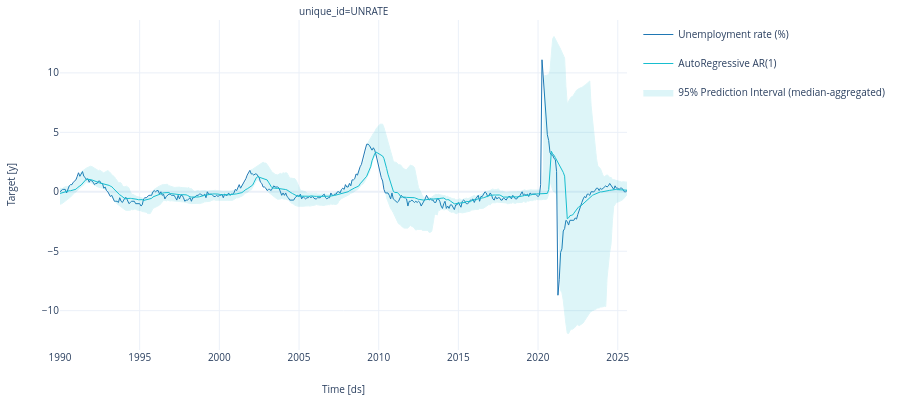

This figure's notebook cell:
### Markdown cell above
## Comparaison des données de test et de prévision

### Code cell
import pandas as pd
from utilsforecast.plotting import plot_series

# =========================
# 0) Base: df_pred_long_1990 (date,true,pred,lo,hi,method)
# =========================
df_std = df_pred_long_1990.copy()
df_std["date"] = pd.to_datetime(df_std["date"], errors="coerce")

# =========================
# 1) DEDOUBLONNER : 1 ligne par (date, method)
#    -> médiane sur pred/lo/hi, true prend la 1ère (identique normalement)
# =========================
df_dedup = (
    df_std
    .groupby(["date", "method"], as_index=False)
    .agg(
        true=("true", "first"),
        pred=("pred", "median"),
        lo=("lo", "median"),
        hi=("hi", "median"),
    )
    .sort_values(["date", "method"])
    .reset_index(drop=True)
)

# Check
dup = df_dedup.duplicated(subset=["date", "method"]).sum()
print("Doublons après agg =", dup)

# =========================
# 2) Passer en WIDE (une ligne par date)
# =========================
df_true = (
    df_dedup[["date", "true"]]
    .drop_duplicates("date")
    .rename(columns={"true": "y_obs"})
)

pred_w = df_dedup.pivot(index="date", columns="method", values="pred").reset_index()
lo_w   = df_dedup.pivot(index="date", columns="method", values="lo").reset_index()
hi_w   = df_dedup.pivot(index="date", columns="method", values="hi").reset_index()

# Renommer colonnes (méthode -> y_hat_xxx / lo / hi)
for m in [c for c in pred_w.columns if c != "date"]:
    pred_w = pred_w.rename(columns={m: f"y_hat_{m}"})
for m in [c for c in lo_w.columns if c != "date"]:
    lo_w = lo_w.rename(columns={m: f"y_hat_{m}_lo_95"})
for m in [c for c in hi_w.columns if c != "date"]:
    hi_w = hi_w.rename(columns={m: f"y_hat_{m}_hi_95"})

df_ar_forecasts = (
    df_true
    .merge(pred_w, on="date", how="inner")
    .merge(lo_w,   on="date", how="left")
    .merge(hi_w,   on="date", how="left")
    .assign(series_id="UNRATE")
    .sort_values("date")
    .reset_index(drop=True)
)

# =========================
# 3) df_obs + df_fcst (format utilsforecast)
# =========================
df_obs = (
    df_ar_forecasts
    .rename(columns={"series_id": "unique_id", "date": "ds", "y_obs": "y"})
    [["unique_id", "ds", "y"]]
)

methods = sorted(df_dedup["method"].unique().tolist())  # ex: ["AR1"]
rename_map = {"series_id": "unique_id", "date": "ds"}

fcst_cols = ["unique_id", "ds"]
for m in methods:
    rename_map[f"y_hat_{m}"] = m
    rename_map[f"y_hat_{m}_lo_95"] = f"{m}-lo-95"
    rename_map[f"y_hat_{m}_hi_95"] = f"{m}-hi-95"
    fcst_cols += [m, f"{m}-lo-95", f"{m}-hi-95"]

df_fcst = (
    df_ar_forecasts
    .rename(columns=rename_map)
    [fcst_cols]
)

# =========================
# 4) Plot + renommage légende
# =========================
fig = plot_series(
    df=df_obs,
    forecasts_df=df_fcst,
    level=[95],
    engine="plotly",
).update_layout(height=400)

for trace in fig.data:
    n = (trace.name or "")
    nl = n.lower()

    if n == "y":
        trace.name = "Unemployment rate (%)"
    elif n in methods:
        trace.name = "AutoRegressive AR(1)" if n.upper() == "AR1" else f"Forecast {n}"
    elif "level_95" in nl:
        trace.name = "95% Prediction Interval (median-aggregated)"

fig.show()

### Figure 1 — Plotly figure (JSON) as saved in the notebook; plotly's stock layout.template omitted (floating-point values rounded to 4 significant figures; data arrays with more than 128 entries replaced by an {"elided": "..."} marker saying what was removed)
{"data": [{"legendgroup": "y", "line": {"color": "#1f77b4", "width": 1}, "mode": "lines", "name": "Unemployment rate (%)", "showlegend": true, "type": "scatter", "x": {"elided": "856 str values"}, "xaxis": "x", "y": {"elided": "856 float values"}, "yaxis": "y"}, {"legendgroup": "AR1", "line": {"color": "#17becf", "width": 1}, "mode": "lines", "name": "AutoRegressive AR(1)", "showlegend": true, "type": "scatter", "x": {"elided": "856 str values"}, "xaxis": "x", "y": {"elided": "856 float values"}, "yaxis": "y"}, {"fill": "toself", "fillcolor": "#17becf", "legendgroup": "AR1_level_95", "line": {"color": "#17becf", "width": 1}, "mode": "lines", "name": "95% Prediction Interval (median-aggregated)", "opacity": 0.14, "showlegend": true, "type": "scatter", "x": {"elided": "1712 str values"}, "xaxis": "x", "y": {"elided": "1712 float values"}, "yaxis": "y"}], "layout": {"annotations": [{"font": {"size": 10}, "showarrow": false, "text": "unique_id=UNRATE", "x": 0.5, "xanchor": "center", "xref": "paper", "y": 1, "yanchor": "bottom", "yref": "paper"}, {"font": {"size": 10}, "showarrow": false, "text": "Time [ds]", "x": 0.5, "xanchor": "center", "xref": "paper", "y": 0, "yanchor": "top", "yref": "paper", "yshift": -30}, {"font": {"size": 10}, "showarrow": false, "text": "Target [y]", "textangle": -90, "x": 0, "xanchor": "right", "xref": "paper", "xshift": -40, "y": 0.5, "yanchor": "middle", "yref": "paper"}], "autosize": true, "font": {"size": 10}, "height": 400, "margin": {"b": 50, "l": 60, "r": 10, "t": 20}, "xaxis": {"anchor": "y", "domain": [0, 1], "showticklabels": true, "visible": true}, "yaxis": {"anchor": "x", "domain": [0, 1]}}}
